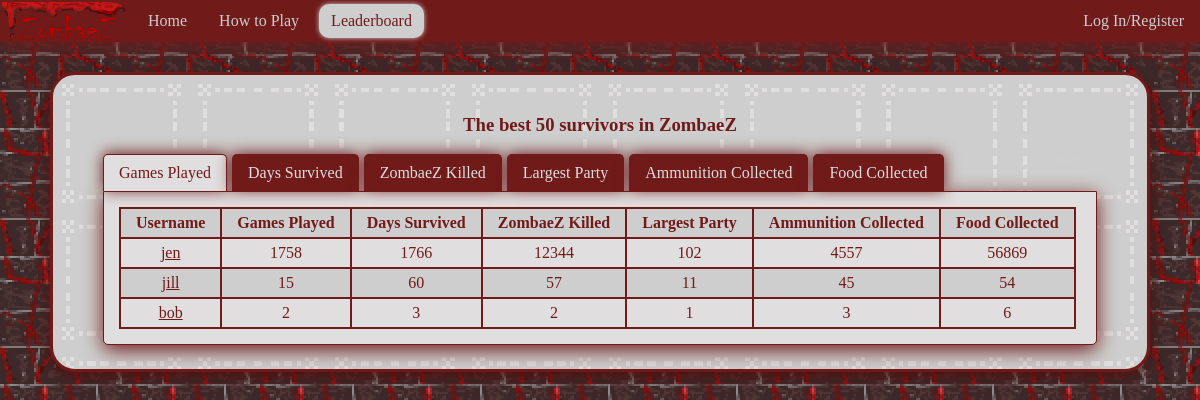
The page /zombaez/leaderboards/ on the database as committed earlier.
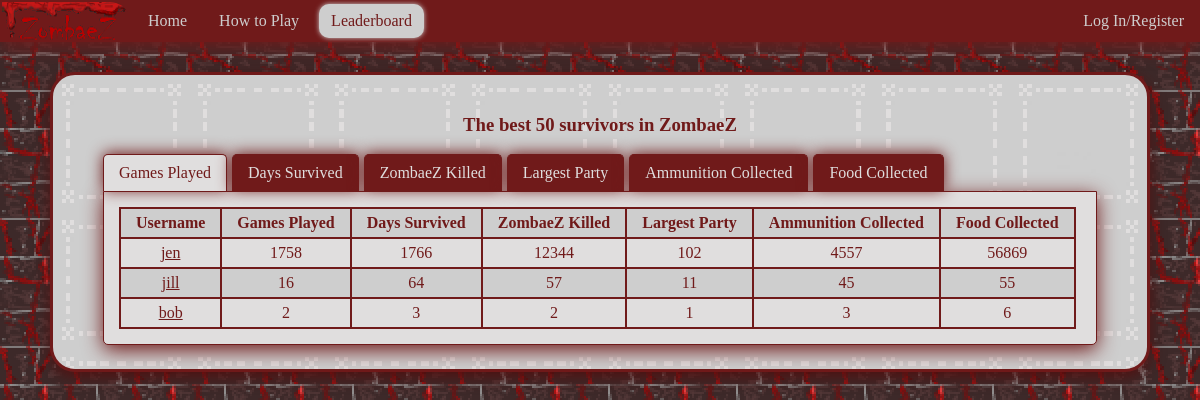
The same page on the database as committed later.
### zombaez/models.py (models this page shows, shortened)
class User(models.Model):
    username = models.CharField(max_length=128, unique=True)
    user = models.OneToOneField(DjangoUser, on_delete=models.CASCADE)
    zombies_killed = models.IntegerField(default=0)
    total_games_played = models.IntegerField(default=0)
    total_ammo_collected = models.IntegerField(default=0)
    largest_party_size = models.IntegerField(default=0)
    total_food_collected = models.IntegerField(default=0)
    total_days_survived = models.IntegerField(default=0)
    avatar = models.ImageField(upload_to='profile_images', default = "profile_images/zombae.jpg")

### zombaez/views.py (the view)
def leaderboards(request):
    context_dict = {"total_games_played":User.objects.order_by("-total_games_played")[:50]}
    context_dict["total_ammo_collected"] = User.objects.order_by("-total_ammo_collected")[:50]
    context_dict["total_food_collected"] = User.objects.order_by("-total_food_collected")[:50]
    context_dict["total_days_survived"] = User.objects.order_by("-total_days_survived")[:50]
    context_dict["largest_party_size"] = User.objects.order_by("-largest_party_size")[:50]
    context_dict["zombies_killed"] = User.objects.order_by("-zombies_killed")[:50]
    return render(request, 'zombaez/leaderboards.html', context_dict)

### templates/zombaez/leaderboards.html (shortened to what this page needs)
{% extends 'zombaez/base.html' %}
{% load staticfiles %}
{% block head_block %}
	<link rel="stylesheet" href="{% static "styles/leaderboards.css"%}" type="text/css" />
{% endblock %}
{% block body_block %}
<h3>The best 50 survivors in ZombaeZ</h3>
<div class="tabs">
    <ul class="tab-links">
        <li class="active"><a href="#tab1">Games Played</a></li>
        <li><a href="#tab2">Days Survived</a></li>
        <li><a href="#tab3">ZombaeZ Killed</a></li>
        <li><a href="#tab4">Largest Party</a></li>
		<li><a href="#tab5">Ammunition Collected</a></li>
		<li><a href="#tab6">Food Collected</a></li>
    </ul>
    <div class="tab-content">
        <div id="tab1" class="tab active">
            <table>
			<tr>
				<th>Username</th>
				<th>Games Played</th>
				<th>Days Survived</th>
				<th>ZombaeZ Killed</th>
				<th>Largest Party</th>
				<th>Ammunition Collected</th>
				<th>Food Collected</th>
			</tr>
			{% for player in total_games_played %}
			<tr>
				<td><a href="/zombaez/view_profile/{{player.username}}">{{player.username}}</a></td>
				<td>{{player.total_games_played}}</td>
				<td>{{player.total_days_survived}}</td>
				<td>{{player.zombies_killed}}</td>
				<td>{{player.largest_party_size}}</td>
				<td>{{player.total_ammo_collected}}</td>
				<td>{{player.total_food_collected}}</td>
			</tr>
			{% endfor %}
			</table>
        </div>
    </div>
</div>
{% endblock %}

Rows that differ between the two databases and show on the page:
changed User "jill": total_games_played "15" → "16"; total_days_survived "60" → "64"; total_food_collected "54" → "55"
